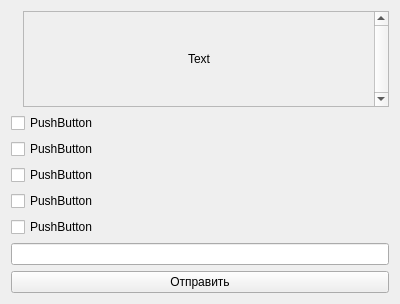
<?xml version="1.0" encoding="UTF-8"?>
<ui version="4.0">
 <class>Form</class>
 <widget class="QWidget" name="Form">
  <property name="geometry">
   <rect>
    <x>0</x>
    <y>0</y>
    <width>400</width>
    <height>304</height>
   </rect>
  </property>
  <property name="windowTitle">
   <string>Вопрос</string>
  </property>
  <layout class="QGridLayout" name="gridLayout_2">
   <item row="0" column="0">
    <layout class="QGridLayout" name="gridLayout">
     <item row="3" column="0" colspan="3">
      <widget class="QCheckBox" name="checkBox_3">
       <property name="text">
        <string>PushButton</string>
       </property>
      </widget>
     </item>
     <item row="6" column="0" colspan="3">
      <widget class="QLineEdit" name="lineEdit"/>
     </item>
     <item row="2" column="0" colspan="3">
      <widget class="QCheckBox" name="checkBox_2">
       <property name="text">
        <string>PushButton</string>
       </property>
      </widget>
     </item>
     <item row="5" column="0" colspan="3">
      <widget class="QCheckBox" name="checkBox_5">
       <property name="text">
        <string>PushButton</string>
       </property>
      </widget>
     </item>
     <item row="1" column="0" colspan="3">
      <widget class="QCheckBox" name="checkBox">
       <property name="text">
        <string>PushButton</string>
       </property>
      </widget>
     </item>
     <item row="4" column="0" colspan="3">
      <widget class="QCheckBox" name="checkBox_4">
       <property name="text">
        <string>PushButton</string>
       </property>
      </widget>
     </item>
     <item row="7" column="0" colspan="3">
      <widget class="QPushButton" name="pushButton">
       <property name="text">
        <string>Отправить</string>
       </property>
      </widget>
     </item>
     <item row="0" column="2">
      <widget class="QScrollArea" name="scrollArea">
       <property name="verticalScrollBarPolicy">
        <enum>Qt::ScrollBarAlwaysOn</enum>
       </property>
       <property name="widgetResizable">
        <bool>true</bool>
       </property>
       <widget class="QWidget" name="scrollAreaWidgetContents_2">
        <property name="geometry">
         <rect>
          <x>0</x>
          <y>0</y>
          <width>349</width>
          <height>112</height>
         </rect>
        </property>
        <layout class="QGridLayout" name="gridLayout_4">
         <item row="0" column="1">
          <layout class="QGridLayout" name="gridLayout_3">
           <item row="0" column="0">
            <widget class="QLabel" name="label">
             <property name="sizePolicy">
              <sizepolicy hsizetype="Minimum" vsizetype="Preferred">
               <horstretch>0</horstretch>
               <verstretch>0</verstretch>
              </sizepolicy>
             </property>
             <property name="text">
              <string>Text</string>
             </property>
             <property name="scaledContents">
              <bool>false</bool>
             </property>
             <property name="alignment">
              <set>Qt::AlignCenter</set>
             </property>
            </widget>
           </item>
          </layout>
         </item>
        </layout>
       </widget>
      </widget>
     </item>
    </layout>
   </item>
  </layout>
 </widget>
 <resources/>
 <connections/>
</ui>
